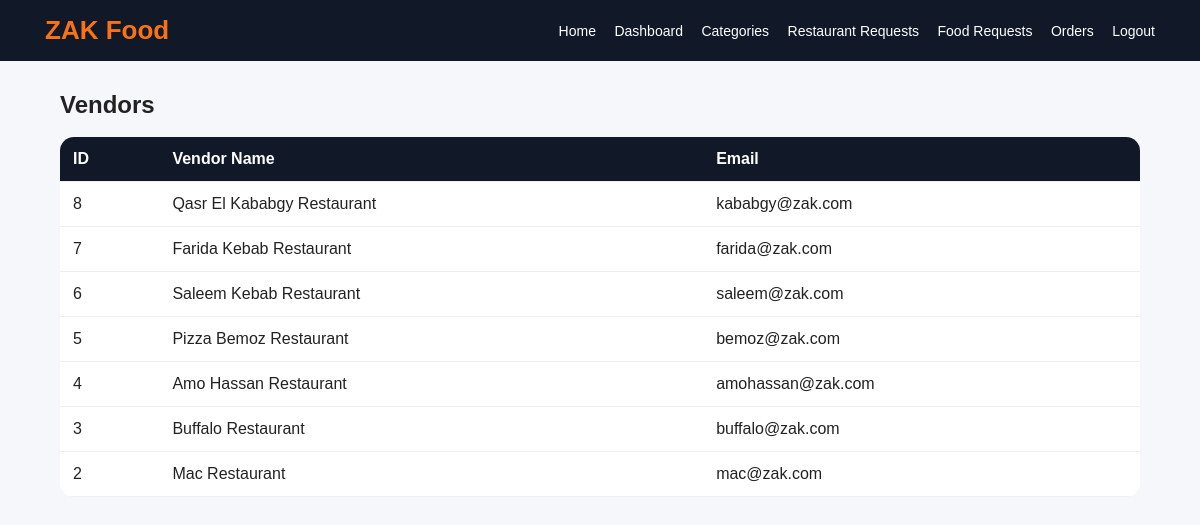
Screenshot of /admin/vendors.php (signed in) with the database file from the repository.
### tables this page shows
CREATE TABLE users (
    id INT AUTO_INCREMENT PRIMARY KEY,
    name VARCHAR(100) NOT NULL,
    email VARCHAR(100) UNIQUE NOT NULL,
    password VARCHAR(255) NOT NULL,
    role ENUM('admin', 'vendor', 'customer', 'delivery') NOT NULL,
    phone VARCHAR(30),
    profile_image VARCHAR(255),
    is_approved TINYINT DEFAULT 1,
    created_at TIMESTAMP DEFAULT CURRENT_TIMESTAMP
);

### admin/vendors.php (the view, shortened to what this page needs)
<?php
require_once '../includes/auth.php';
$vendors = mysqli_query($conn, "SELECT * FROM users WHERE role = 'vendor' ORDER BY id DESC");
include '../includes/header.php';
?>
<div class="container">
    <h2>Vendors</h2>
    <br>
    <table>
        <tr>
            <th>ID</th>
            <th>Vendor Name</th>
            <th>Email</th>
        </tr>
        <?php while ($vendor = mysqli_fetch_assoc($vendors)): ?>
            <tr>
                <td><?php echo $vendor['id']; ?></td>
                <td><?php echo htmlspecialchars($vendor['name']); ?></td>
                <td><?php echo htmlspecialchars($vendor['email']); ?></td>
            </tr>
        <?php endwhile; ?>
    </table>
</div>
<?php include '../includes/footer.php'; ?>

### assets/css/style.css (style rules this page uses)
* { margin: 0; padding: 0; box-sizing: border-box; font-family: Arial, sans-serif; }
body { background: #f6f7fb; color: #222; }
.container { width: 90%; margin: 30px auto; }
table { width: 100%; background: white; border-collapse: collapse; border-radius: 14px; overflow: hidden; }
th, td { padding: 13px; border-bottom: 1px solid #eee; text-align: left; vertical-align: top; }
th { background: #111827; color: white; }

### rows the page displays
users: id "8", name "Qasr El Kababgy Restaurant", email "kababgy@zak.com"
users: id "7", name "Farida Kebab Restaurant", email "farida@zak.com"
users: id "6", name "Saleem Kebab Restaurant", email "saleem@zak.com"
users: id "5", name "Pizza Bemoz Restaurant", email "bemoz@zak.com"
users: id "4", name "Amo Hassan Restaurant", email "amohassan@zak.com"
users: id "3", name "Buffalo Restaurant", email "buffalo@zak.com"
users: id "2", name "Mac Restaurant", email "mac@zak.com"
